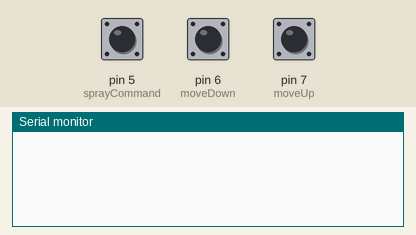
A sketch run on a simulated Arduino Uno, built with avr-gcc and run on an emulated ATmega328P. On the bench: the last lines printed to the serial monitor. Inputs (shaded band) come from the test bench; at power-on: pin 5 (sprayCommand) HIGH, pin 6 (moveDown) HIGH, pin 7 (moveUp) HIGH.

Above: at 1.2 s.
1.3 s: pin 5 (sprayCommand) pulled LOW for 0.25 s
At 2.6 s:
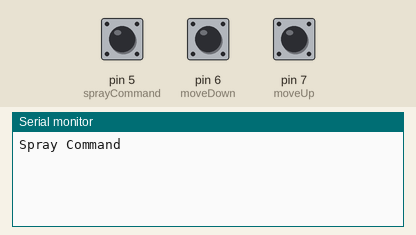
3.0 s: pin 6 (moveDown) pulled LOW for 0.25 s
At 4.1 s:
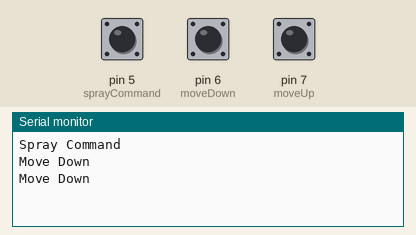
4.7 s: pin 7 (moveUp) pulled LOW for 0.25 s
At 5.3 s:
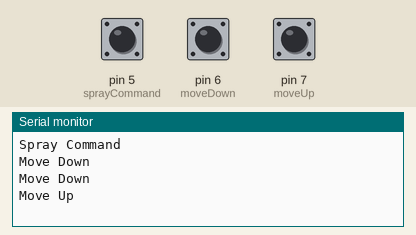

Measured:
- after the input at 1.3 s, the serial monitor: prints a new line after 0.10 s (image 1)
- after the input at 3.0 s, the serial monitor: prints a new line at once (image 2)
- after the input at 4.7 s, the serial monitor: prints a new line after 0.10 s (image 3)

The sketch:

remote-testing.ino
```cpp
// Command pins
#define moveUp 7
#define moveDown 6
#define sprayCommand 5

void setup() {
  // Set input pins with pull-ups (recommended for buttons)
  pinMode(moveUp, INPUT_PULLUP);
  pinMode(moveDown, INPUT_PULLUP);
  pinMode(sprayCommand, INPUT_PULLUP);

  Serial.begin(9600);
}

void loop() {
  // Read states (LOW = pressed, HIGH = not pressed when using INPUT_PULLUP)
  int upState = digitalRead(moveUp);
  int downState = digitalRead(moveDown);
  int sprayState = digitalRead(sprayCommand);

  if (upState == LOW) {
    Serial.println("Move Up");
  }

  if (downState == LOW) {
    Serial.println("Move Down");
  }

  if (sprayState == LOW) {
    Serial.println("Spray Command");
  }

  delay(200); // debounce delay (avoid multiple prints)
}
```
